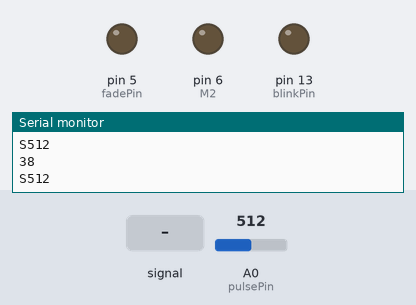
The sketch below on a simulated Arduino Uno, built with avr-gcc and run on an emulated ATmega328P. On the bench: output pins drawn as LEDs (lit = HIGH), the last lines printed to the serial monitor. Dashed ring = blinking. The inputs (shaded band) are chosen by the test bench; at power-on: A0 (pulsePin) = 512.

Above: at 1.2 s.
1.3 s: A0 (pulsePin) fed a 200 Hz sine of ±81 counts around its level
At 2.88 s:
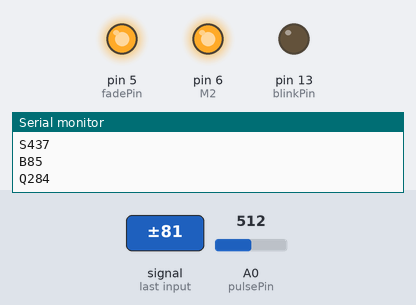
4.3 s: A0 (pulsePin) set to 513
At 7.1 s:
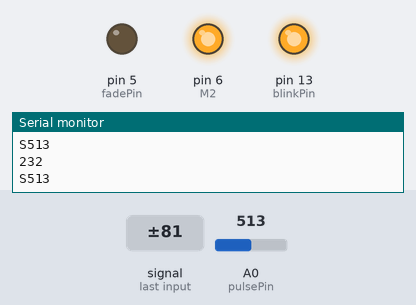
7.3 s: A0 (pulsePin) fed a 2 Hz sine of ±306 counts around its level
At 7.48 s:
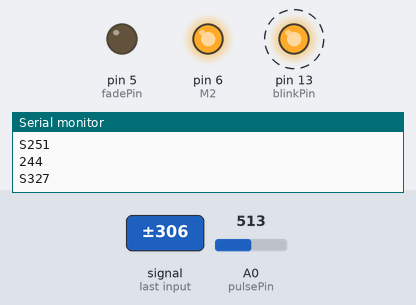
10.3 s: A0 (pulsePin) fed a 50 Hz sine of ±306 counts around its level
At 12.65 s:
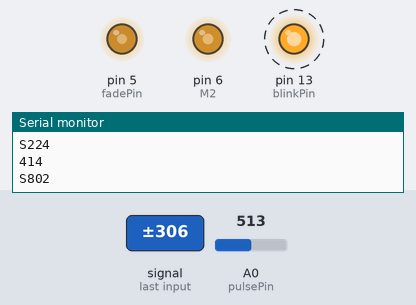
13.3 s: A0 (pulsePin) set to 306
At 14.5 s:
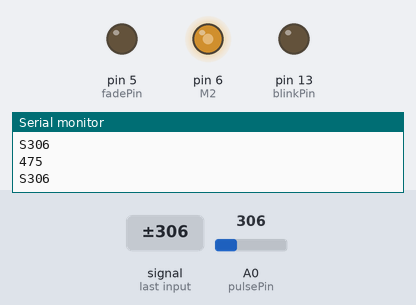
15.2 s: A0 (pulsePin) set to 522
At 15.36 s:
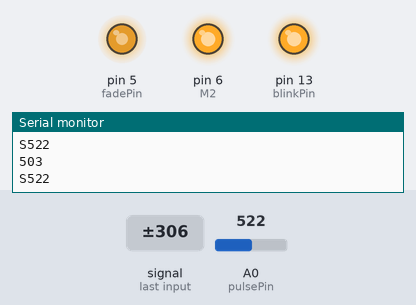
Timing chart, 0 to 18.2 s (numbered marks = the images above; inputs shaded):
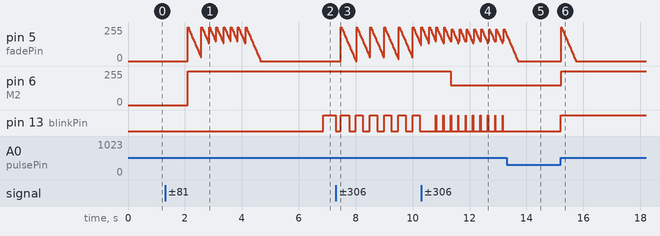

The sketch:

pulserp38_01.ino
```cpp
/*
>> Pulse Sensor Amped 1.1 <<
This code is for Pulse Sensor Amped by Joel Murphy and Yury Gitman
    www.pulsesensor.com
    >>> Pulse Sensor purple wire goes to Analog Pin 0 <<<
Pulse Sensor sample aquisition and processing happens in the background via Timer 2 interrupt. 2mS sample rate.
PWM on pins 3 and 11 will not work when using this code, because we are using Timer 2!
The following variables are automatically updated:
Signal :    int that holds the analog signal data straight from the sensor. updated every 2mS.
IBI  :      int that holds the time interval between beats. 2mS resolution.
BPM  :      int that holds the heart rate value, derived every beat, from averaging previous 10 IBI values.
QS  :       boolean that is made true whenever Pulse is found and BPM is updated. User must reset.
Pulse :     boolean that is true when a heartbeat is sensed then false in time with pin13 LED going out.

This code is designed with output serial data to Processing sketch "PulseSensorAmped_Processing-xx"
The Processing sketch is a simple data visualizer.
All the work to find the heartbeat and determine the heartrate happens in the code below.
Pin 13 LED will blink with heartbeat.
If you want to use pin 13 for something else, adjust the interrupt handler
It will also fade an LED on pin fadePin with every beat. Put an LED and series resistor from fadePin to GND.
Check here for detailed code walkthrough:
http://pulsesensor.myshopify.com/pages/pulse-sensor-amped-arduino-v1dot1

Code Version 02 by Joel Murphy & Yury Gitman  Fall 2012
This update changes the HRV variable name to IBI, which stands for Inter-Beat Interval, for clarity.
Switched the interrupt to Timer2.  500Hz sample rate, 2mS resolution IBI value.
Fade LED pin moved to pin 5 (use of Timer2 disables PWM on pins 3 & 11).
Tidied up inefficiencies since the last version.
*/


//  VARIABLES
int pulsePin = 0;                 // Pulse Sensor purple wire connected to analog pin 0
int blinkPin = 13;                // pin to blink led at each beat
int fadePin = 5;                  // pin to do fancy classy fading blink at each beat
int fadeRate = 0;                 // used to fade LED on with PWM on fadePin
//Arduino PLL Speed Control：
int E1 = 4;
int M1 = 5;
int E2 = 7;
int M2 = 6;
int i = 0;

// these variables are volatile because they are used during the interrupt service routine!
volatile int BPM;                   // used to hold the pulse rate
volatile int Signal;                // holds the incoming raw data
volatile int IBI = 600;             // holds the time between beats, the Inter-Beat Interval
volatile boolean Pulse = false;     // true when pulse wave is high, false when it's low
volatile boolean QS = false;        // becomes true when Arduoino finds a beat.


void setup(){
  pinMode(blinkPin,OUTPUT);         // pin that will blink to your heartbeat!
  pinMode(fadePin,OUTPUT);          // pin that will fade to your heartbeat!
  pinMode(M1, OUTPUT);
  pinMode(M2, OUTPUT);
  Serial.begin(115200);             // we agree to talk fast!
  interruptSetup();                 // sets up to read Pulse Sensor signal every 2mS
   // UN-COMMENT THE NEXT LINE IF YOU ARE POWERING The Pulse Sensor AT LOW VOLTAGE,
   // AND APPLY THAT VOLTAGE TO THE A-REF PIN
   //analogReference(EXTERNAL);
}


void loop(){
  sendDataToProcessing('S', Signal);     // send Processing the raw Pulse Sensor data
  if (QS == true){                       // Quantified Self flag is true when arduino finds a heartbeat
        // servo on
         vibration(BPM);

        fadeRate = 255;                  // Set 'fadeRate' Variable to 255 to fade LED with pulse
        sendDataToProcessing('B',BPM);   // send heart rate with a 'B' prefix
        sendDataToProcessing('Q',IBI);   // send time between beats with a 'Q' prefix

        QS = false;                      // reset the Quantified Self flag for next time
     }

  delay(30);
  ledFadeToBeat();
  Serial.println(i);
  i++;                            //  take a break
}

void test(int n) {

  int value = 0;

  switch(n % 5) {

    case 0:
    value = 150;
    break;

    case 1:
    value = 180;
    break;

    case 2:
    value = 200;
    break;

    case 3:
    value = 220;
    break;

    case 4:
    value = 255;
    break;

  }

  digitalWrite(E1,HIGH);
  digitalWrite(E2, HIGH);
  analogWrite(M1, value);   //PLL Speed Control
  analogWrite(M2, value);   //PLL Speed Control

}

void vibration(int value) {

  if(value >= 150 || value <= 50) {
    value = 150;
  }
  else {
     value = 255;
  }

  digitalWrite(E1,HIGH);
  digitalWrite(E2, HIGH);
  analogWrite(M1, value);   //PLL Speed Control
  analogWrite(M2, value);   //PLL Speed Control
}

void ledFadeToBeat(){
    fadeRate -= 15;                         //  set LED fade value
    fadeRate = constrain(fadeRate,0,255);   //  keep LED fade value from going into negative numbers!
    analogWrite(fadePin,fadeRate);          //  fade LED
  }


void sendDataToProcessing(char symbol, int data ){
    Serial.print(symbol);                // symbol prefix tells Processing what type of data is coming
    Serial.println(data);                // the data to send culminating in a carriage return
  }
```

Interrupt.ino
```cpp
volatile int rate[10];                    // used to hold last ten IBI values
volatile unsigned long sampleCounter = 0;          // used to determine pulse timing
volatile unsigned long lastBeatTime = 0;           // used to find the inter beat interval
volatile int P =512;                      // used to find peak in pulse wave
volatile int T = 512;                     // used to find trough in pulse wave
volatile int thresh = 512;                // used to find instant moment of heart beat
volatile int amp = 100;                   // used to hold amplitude of pulse waveform
volatile boolean firstBeat = true;        // used to seed rate array so we startup with reasonable BPM
volatile boolean secondBeat = true;       // used to seed rate array so we startup with reasonable BPM


void interruptSetup(){
  // Initializes Timer2 to throw an interrupt every 2mS.
  TCCR2A = 0x02;     // DISABLE PWM ON DIGITAL PINS 3 AND 11, AND GO INTO CTC MODE
  TCCR2B = 0x06;     // DON'T FORCE COMPARE, 256 PRESCALER
  OCR2A = 0X7C;      // SET THE TOP OF THE COUNT TO 124 FOR 500Hz SAMPLE RATE
  TIMSK2 = 0x02;     // ENABLE INTERRUPT ON MATCH BETWEEN TIMER2 AND OCR2A
  sei();             // MAKE SURE GLOBAL INTERRUPTS ARE ENABLED
}


// THIS IS THE TIMER 2 INTERRUPT SERVICE ROUTINE.
// Timer 2 makes sure that we take a reading every 2 miliseconds
ISR(TIMER2_COMPA_vect){                         // triggered when Timer2 counts to 124
    cli();                                      // disable interrupts while we do this
    Signal = analogRead(pulsePin);              // read the Pulse Sensor
    sampleCounter += 2;                         // keep track of the time in mS with this variable
    int N = sampleCounter - lastBeatTime;       // monitor the time since the last beat to avoid noise

//  find the peak and trough of the pulse wave
    if(Signal < thresh && N > (IBI/5)*3){       // avoid dichrotic noise by waiting 3/5 of last IBI
        if (Signal < T){                        // T is the trough
            T = Signal;                         // keep track of lowest point in pulse wave
         }
       }

    if(Signal > thresh && Signal > P){          // thresh condition helps avoid noise
        P = Signal;                             // P is the peak
       }                                        // keep track of highest point in pulse wave

  //  NOW IT'S TIME TO LOOK FOR THE HEART BEAT
  // signal surges up in value every time there is a pulse
if (N > 250){                                   // avoid high frequency noise
  if ( (Signal > thresh) && (Pulse == false) && (N > (IBI/5)*3) ){
    Pulse = true;                               // set the Pulse flag when we think there is a pulse
    digitalWrite(blinkPin,HIGH);                // turn on pin 13 LED
    IBI = sampleCounter - lastBeatTime;         // measure time between beats in mS
    lastBeatTime = sampleCounter;               // keep track of time for next pulse

         if(firstBeat){                         // if it's the first time we found a beat, if firstBeat == TRUE
             firstBeat = false;                 // clear firstBeat flag
             return;                            // IBI value is unreliable so discard it
            }
         if(secondBeat){                        // if this is the second beat, if secondBeat == TRUE
            secondBeat = false;                 // clear secondBeat flag
               for(int i=0; i<=9; i++){         // seed the running total to get a realisitic BPM at startup
                    rate[i] = IBI;
                    }
            }

    // keep a running total of the last 10 IBI values
    word runningTotal = 0;                   // clear the runningTotal variable

    for(int i=0; i<=8; i++){                // shift data in the rate array
          rate[i] = rate[i+1];              // and drop the oldest IBI value
          runningTotal += rate[i];          // add up the 9 oldest IBI values
        }

    rate[9] = IBI;                          // add the latest IBI to the rate array
    runningTotal += rate[9];                // add the latest IBI to runningTotal
    runningTotal /= 10;                     // average the last 10 IBI values
    BPM = 60000/runningTotal;               // how many beats can fit into a minute? that's BPM!
    QS = true;                              // set Quantified Self flag
    // QS FLAG IS NOT CLEARED INSIDE THIS ISR
    }
}

  if (Signal < thresh && Pulse == true){     // when the values are going down, the beat is over
      digitalWrite(blinkPin,LOW);            // turn off pin 13 LED
      Pulse = false;                         // reset the Pulse flag so we can do it again
      amp = P - T;                           // get amplitude of the pulse wave
      thresh = amp/2 + T;                    // set thresh at 50% of the amplitude
      P = thresh;                            // reset these for next time
      T = thresh;
     }

  if (N > 2500){                             // if 2.5 seconds go by without a beat
      thresh = 512;                          // set thresh default
      P = 512;                               // set P default
      T = 512;                               // set T default
      lastBeatTime = sampleCounter;          // bring the lastBeatTime up to date
      firstBeat = true;                      // set these to avoid noise
      secondBeat = true;                     // when we get the heartbeat back
     }

  sei();                                     // enable interrupts when youre done!
}// end isr
```

Measured:
- the behaviour switches between 512 and 513 on A0 (pulsePin) (found by bisection; images 1 and 2)
- after the input at 4.3 s, pin 6 (M2): stays 255/255 (without the input it goes to 150/255 after 0.08 s); pin 13 (blinkPin): LOW → HIGH after 2.6 s
- after the input at 7.3 s, pin 5 (fadePin): ramps from 255/255 to 0/255 and jumps back, once every 0.49 s; pin 13 (blinkPin): alternates HIGH for 0.25 s and LOW for 0.25 s, starting at once
- after the input at 10.3 s, pin 6 (M2): 255/255 → 150/255 after 1.0 s; pin 13 (blinkPin): alternates HIGH for 0.01 s and LOW for 0.25 s, starting after 0.52 s
- after the input at 13.3 s, pin 13 (blinkPin): stops changing and stays LOW
- after the input at 15.2 s, pin 6 (M2): 150/255 → 255/255 at once; pin 13 (blinkPin): LOW → HIGH at once
